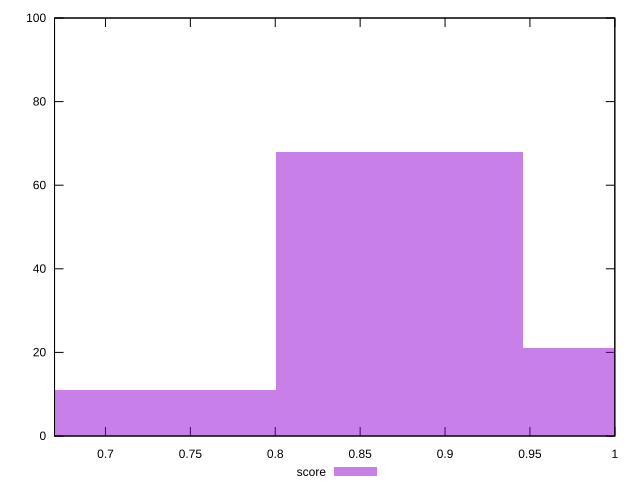

Here is the gnuplot script that generated this plot:
reset

$score <<EOF
0.8732791191370627 68
0.7277325992808856 11
1.0188256389932397 21
EOF

set key outside below
set boxwidth 0.14554651985617711
set xrange [0.67:1]
set yrange [0:100]
set trange [0:100]
set style fill transparent solid 0.5 noborder
set terminal svg size 640, 490 enhanced background rgb 'white'
set output "reprap/unused-css-rules/samples/pages+cached/score/histogram.svg"

plot $score title "score" with boxes

reset
